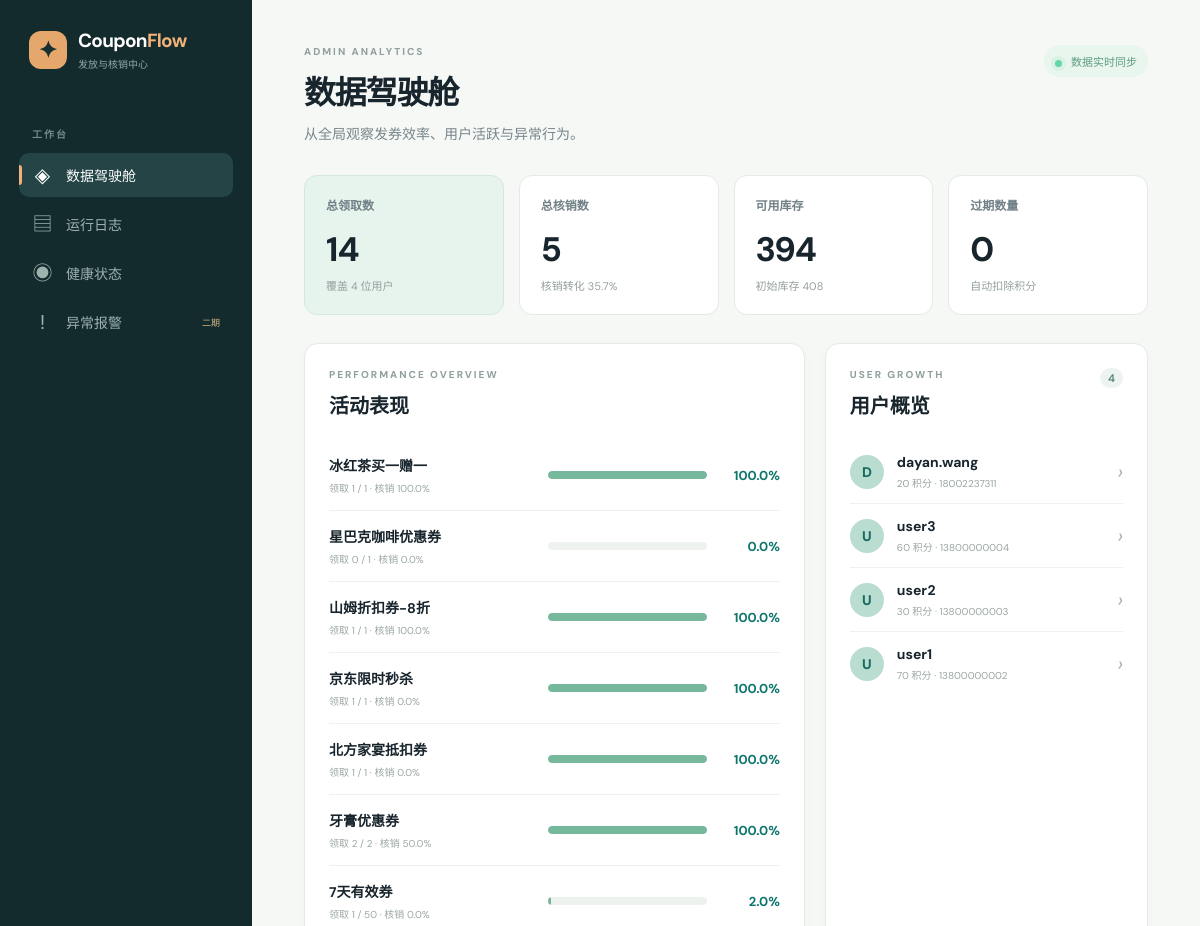
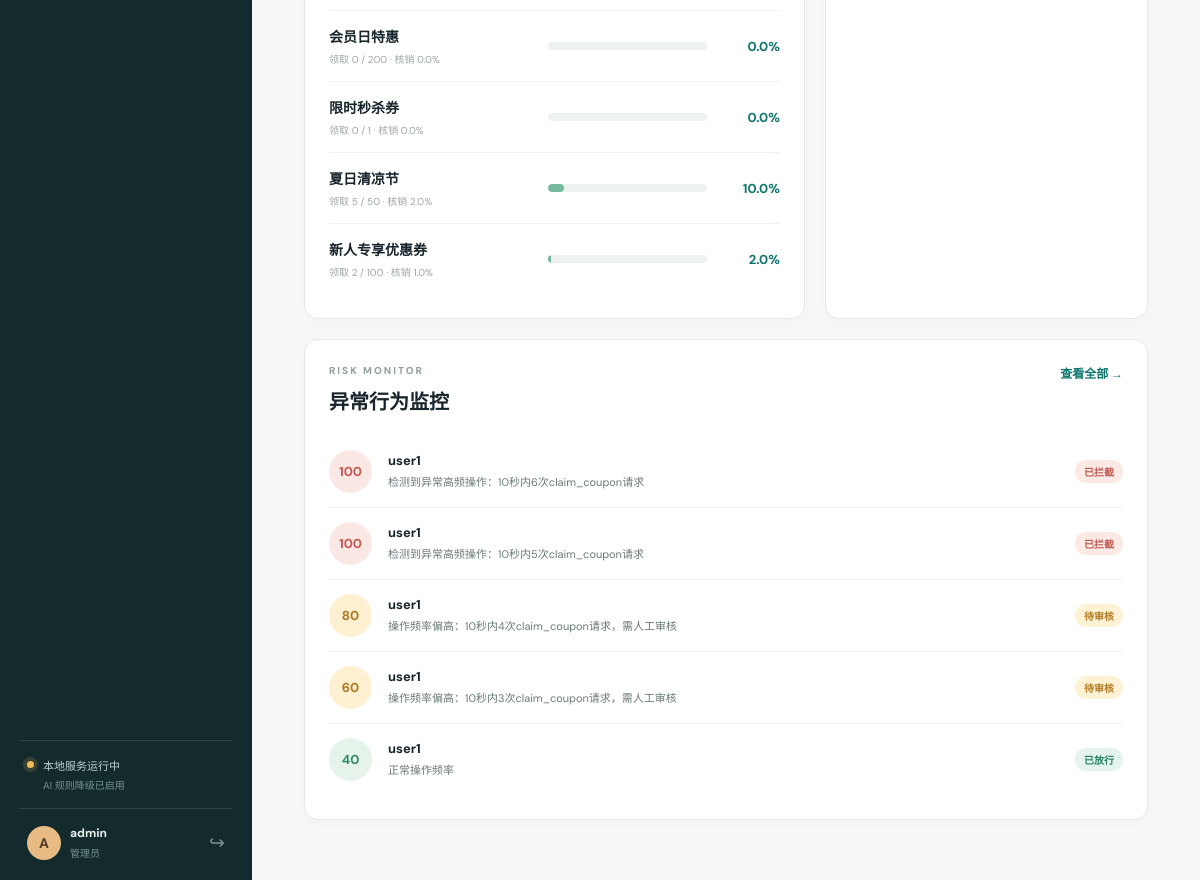
The app's page /admin/dashboard (signed in) with its own data (2 pictures, top to bottom).
### api/app/models/user.py (models this page shows, shortened)
class User(UserMixin, db.Model):
    __tablename__ = "users"
    id = db.Column(db.Integer, primary_key=True)
    username = db.Column(db.String(80), unique=True, nullable=False, index=True)
    password_hash = db.Column(db.String(256), nullable=False)
    role = db.Column(db.String(20), nullable=False, default="user")
    phone = db.Column(db.String(20), default="")
    age = db.Column(db.Integer, nullable=True)
    gender = db.Column(db.String(10), default="")
    hobbies = db.Column(db.String(200), default="")
    occupation = db.Column(db.String(100), default="")
    points = db.Column(db.Integer, default=0)
    last_login = db.Column(db.DateTime, default=datetime.now)
    created_at = db.Column(db.DateTime, default=datetime.now)
    coupons = db.relationship(
        "Coupon", backref="owner", lazy="dynamic", foreign_keys="Coupon.user_id"
    )
    campaign_reservations = db.relationship(
        "CampaignReservation",
        back_populates="user",
        lazy="dynamic",
        cascade="all, delete-orphan",
    )
    @property
    def password(self):
        raise AttributeError("password is not readable")

### api/app/models/campaign.py (models this page shows, shortened)
class Campaign(db.Model):
    __tablename__ = "campaigns"
    id = db.Column(db.Integer, primary_key=True)
    name = db.Column(db.String(200), nullable=False)
    amount = db.Column(db.Float, nullable=False, default=0.0)
    stock = db.Column(db.Integer, nullable=False, default=0)
    initial_stock = db.Column(db.Integer, nullable=False, default=0)
    start_date = db.Column(db.DateTime, nullable=False)
    end_date = db.Column(db.DateTime, nullable=False)
    per_user_limit = db.Column(db.Integer, nullable=False, default=1)
    description = db.Column(db.Text, default="")
    status = db.Column(db.String(20), nullable=False, default="draft")
    is_scheduled = db.Column(db.Boolean, default=False)
    scheduled_time = db.Column(db.DateTime, nullable=True)
    coupon_validity_days = db.Column(db.Integer, nullable=True)
    created_by = db.Column(db.Integer, db.ForeignKey("users.id"), nullable=False)
    created_at = db.Column(db.DateTime, default=datetime.now)
    creator = db.relationship("User", backref="campaigns_created", foreign_keys=[created_by])
    coupons = db.relationship("Coupon", backref="campaign", lazy="dynamic")
    reservations = db.relationship(
        "CampaignReservation",
        back_populates="campaign",
        lazy="dynamic",
        cascade="all, delete-orphan",
    )
    @property
    def claim_rate(self):
        if self.initial_stock == 0:
            return 0.0
        claimed = self.initial_stock - self.stock
        return round(claimed / self.initial_stock * 100, 1)
    @property
    def verify_rate(self):
        if self.initial_stock == 0:
            return 0.0
        verified = self.coupons.filter_by(status="verified").count()
        return round(verified / self.initial_stock * 100, 1)

### api/app/models/risk_log.py (models this page shows, shortened)
class RiskLog(db.Model):
    __tablename__ = "risk_logs"
    id = db.Column(db.Integer, primary_key=True)
    user_id = db.Column(db.Integer, db.ForeignKey("users.id"), nullable=False)
    action = db.Column(db.String(50), nullable=False)
    risk_score = db.Column(db.Float, default=0.0)
    decision = db.Column(db.String(20), nullable=False, default="allow")
    reason = db.Column(db.Text, default="")
    created_at = db.Column(db.DateTime, default=datetime.now)
    user = db.relationship("User", backref="risk_logs", foreign_keys=[user_id])

### api/app/routes/admin.py (the view)
@admin_bp.route("/dashboard")
def dashboard():
    campaigns = Campaign.query.order_by(Campaign.created_at.desc()).all()
    users = User.query.filter_by(role="user").order_by(User.created_at.desc()).all()
    risk_logs = RiskLog.query.order_by(RiskLog.created_at.desc()).limit(12).all()
    total_claimed = Coupon.query.count()
    total_verified = Coupon.query.filter_by(status="verified").count()
    total_expired = Coupon.query.filter_by(status="expired").count()
    total_stock = sum(campaign.stock for campaign in campaigns)
    initial_stock = sum(campaign.initial_stock for campaign in campaigns)
    return render_template(
        "admin/dashboard.html",
        campaigns=campaigns,
        users=users,
        risk_logs=risk_logs,
        total_claimed=total_claimed,
        total_verified=total_verified,
        total_expired=total_expired,
        total_stock=total_stock,
        initial_stock=initial_stock,
    )

### ai/providers/bedrock.py (called while the page is built)
    @property
    def available(self) -> bool:
        if self.config.mock_mode:
            return False
        return bool(self.config.bearer_token or self._runtime_client is not None)

    @property
    def status(self) -> Mapping[str, Any]:
        if self.config.mock_mode:
            mode, label = "fallback", "规则引擎降级"
        elif self.config.bearer_token:
            mode, label = "bedrock_api", "Bedrock API"
        elif self._runtime_client is not None:
            mode, label = "bedrock_sdk", "Bedrock SDK"
        else:
            mode, label = "fallback", "规则引擎降级"
        return {
            "mode": mode,
            "label": label,
            "connected": self.available,
            "model": self.config.model_id,
            "region": self.config.region,
        }

### ai/service.py (called while the page is built)
    @property
    def status(self) -> dict[str, Any]:
        return dict(self.provider.status)

### api/app/__init__.py (called while the page is built)
@login_manager.user_loader
def load_user(user_id):
    from api.app.models import User
    return db.session.get(User, int(user_id))

### api/app/observability.py (called while the page is built)
def sanitize_text(value, max_length=500):
    result = str(value or "")
    for pattern, replacement in _SENSITIVE_PATTERNS:
        result = pattern.sub(replacement, result)
    if len(result) > max_length:
        return result[: max_length - 1] + "…"
    return result

### api/app/routes/admin.py (called while the page is built)
@admin_bp.before_request
@login_required
@admin_required
def before_request():
    pass

### api/app/services/ai_gateway.py (called while the page is built)
    @property
    def status(self):
        return self._service.status

### ui/templates/admin/dashboard.html
{% extends 'base.html' %}{% block title %}数据驾驶舱 · CouponFlow{% endblock %}{% block content %}<header class="page-top"><div><p class="kicker">ADMIN ANALYTICS</p><h1>数据驾驶舱</h1><p>从全局观察发券效率、用户活跃与异常行为。</p></div><span class="scanner-status"><i></i>数据实时同步</span></header><section class="metric-grid"><article class="metric-card accent-card"><small>总领取数</small><strong>{{ total_claimed }}</strong><em>覆盖 {{ users|length }} 位用户</em></article><article class="metric-card"><small>总核销数</small><strong>{{ total_verified }}</strong><em>核销转化 {{ '%.1f'|format(total_verified / total_claimed * 100 if total_claimed else 0) }}%</em></article><article class="metric-card"><small>可用库存</small><strong>{{ total_stock }}</strong><em>初始库存 {{ initial_stock }}</em></article><article class="metric-card"><small>过期数量</small><strong>{{ total_expired }}</strong><em>自动扣除积分</em></article></section><section class="content-grid two-thirds"><div class="panel"><div class="panel-heading"><div><p class="kicker">PERFORMANCE OVERVIEW</p><h2>活动表现</h2></div></div><div class="admin-campaigns">{% for c in campaigns %}<div class="admin-campaign"><div><strong>{{ c.name }}</strong><small>领取 {{ c.initial_stock - c.stock }} / {{ c.initial_stock }} · 核销 {{ c.verify_rate }}%</small></div><div class="admin-bar"><i style="width:{{ c.claim_rate }}%"></i></div><b>{{ c.claim_rate }}%</b></div>{% endfor %}</div></div><div class="panel"><div class="panel-heading"><div><p class="kicker">USER GROWTH</p><h2>用户概览</h2></div><span class="count-chip">{{ users|length }}</span></div><div class="user-list">{% for user in users[:6] %}<div class="user-row"><span class="avatar avatar-user">{{ user.username[:1].upper() }}</span><span><strong>{{ user.username }}</strong><small>{{ user.points }} 积分 · {{ user.phone or '未绑定手机' }}</small></span><i>›</i></div>{% endfor %}</div></div></section><section class="panel"><div class="panel-heading"><div><p class="kicker">RISK MONITOR</p><h2>异常行为监控</h2></div><a class="text-link" href="{{ url_for('operator.risk_logs') }}">查看全部 →</a></div><div class="risk-list compact">{% for log in risk_logs[:5] %}<div class="risk-row"><div class="risk-score score-{{ log.decision }}"><strong>{{ '%.0f'|format(log.risk_score * 100) }}</strong></div><div class="risk-main"><strong>{{ log.user.username }}</strong><p>{{ log.reason }}</p></div><span class="status status-{{ log.decision }}">{{ {'allow':'已放行','block':'已拦截','review':'待审核'}[log.decision] }}</span></div>{% else %}<p class="muted">暂无风控记录，系统运行平稳。</p>{% endfor %}</div></section>{% endblock %}

### ui/templates/base.html (shortened to what this page needs)
<!doctype html>
<html lang="zh-CN">
<head>
  <link rel="stylesheet" href="{{ url_for('static', filename='css/style.css') }}">
</head>
<body>
  <div class="app-shell">
    <aside class="sidebar">
      <a class="brand" href="{{ url_for('auth.index') }}">
        <span class="brand-mark">✦</span>
        <span><strong>Coupon<span>Flow</span></strong><small>发放与核销中心</small></span>
      </a>
      {% if current_user.is_authenticated %}
      <div class="side-label">工作台</div>
      <nav class="side-nav">
        {% if current_user.role == 'operator' %}
          <a href="{{ url_for('operator.dashboard') }}" class="{% if request.endpoint == 'operator.dashboard' %}active{% endif %}"><span>▦</span>活动总览</a>
          <a href="{{ url_for('operator.risk_logs') }}" class="{% if request.endpoint == 'operator.risk_logs' %}active{% endif %}"><span>⌁</span>风控审核{% if pending_risks is defined and pending_risks %}<b class="nav-badge">{{ pending_risks }}</b>{% endif %}</a>
          <a href="{{ url_for('operator.notifications') }}" class="{% if request.endpoint == 'operator.notifications' %}active{% endif %}"><span>◌</span>广播通知</a>
        {% elif current_user.role == 'verifier' %}
          <a href="{{ url_for('verifier.dashboard') }}" class="{% if request.endpoint == 'verifier.dashboard' %}active{% endif %}"><span>⌕</span>现场核销</a>
          <a href="{{ url_for('verifier.history') }}" class="{% if request.endpoint == 'verifier.history' %}active{% endif %}"><span>◷</span>核销记录</a>
        {% elif current_user.role == 'admin' %}
          <a href="{{ url_for('admin_bp.dashboard') }}" class="{% if request.endpoint == 'admin_bp.dashboard' %}active{% endif %}"><span>◈</span>数据驾驶舱</a>
          <a href="{{ url_for('admin_bp.system_logs') }}" class="{% if request.endpoint == 'admin_bp.system_logs' %}active{% endif %}"><span>▤</span>运行日志</a>
          <a href="{{ url_for('admin_bp.system_health') }}" class="{% if request.endpoint == 'admin_bp.system_health' %}active{% endif %}"><span>◉</span>健康状态</a>
          <a href="{{ url_for('admin_bp.system_alerts') }}" class="{% if request.endpoint == 'admin_bp.system_alerts' %}active{% endif %}"><span>!</span>异常报警<small class="nav-phase">二期</small></a>
        {% endif %}
      </nav>
      <div class="sidebar-bottom">
        <div class="local-status"><i class="status-dot {{ 'connected' if ai_status.connected else 'fallback' }}"></i><span>{% if ai_status.connected %}{{ ai_status.label }} 已连接<small>{{ ai_status.model }} · {{ ai_status.region }}</small>{% else %}本地服务运行中<small>AI 规则降级已启用</small>{% endif %}</span></div>
        <div class="profile-mini"><span class="avatar">{{ current_user.username[:1].upper() }}</span><span><strong>{{ current_user.username }}</strong><small>{{ {'operator':'运营人员','user':'普通用户','verifier':'核销人员','admin':'管理员'}[current_user.role] }}</small></span><a href="{{ url_for('auth.logout') }}" title="退出登录">↪</a></div>
      </div>
      {% endif %}
    </aside>
    <main class="main-content">
      {% block content %}{% endblock %}
    </main>
  </div>
</body>
</html>

### records on screen
User: username "A", username "admin", role "管理员"
Campaign: name "冰红茶买一赠一", c.initial_stock-c.stock "1", initial_stock "1", verify_rate "100.0", claim_rate "100.0"
Campaign: name "星巴克咖啡优惠券", c.initial_stock-c.stock "0", initial_stock "1", verify_rate "0.0", claim_rate "0.0"
Campaign: name "山姆折扣券-8折", c.initial_stock-c.stock "1", initial_stock "1", verify_rate "100.0", claim_rate "100.0"
Campaign: name "京东限时秒杀", c.initial_stock-c.stock "1", initial_stock "1", verify_rate "0.0", claim_rate "100.0"
Campaign: name "北方家宴抵扣券", c.initial_stock-c.stock "1", initial_stock "1", verify_rate "0.0", claim_rate "100.0"
Campaign: name "牙膏优惠券", c.initial_stock-c.stock "2", initial_stock "2", verify_rate "50.0", claim_rate "100.0"
Campaign: name "7天有效券", c.initial_stock-c.stock "1", initial_stock "50", verify_rate "0.0", claim_rate "2.0"
Campaign: name "会员日特惠", c.initial_stock-c.stock "0", initial_stock "200", verify_rate "0.0", claim_rate "0.0"
Campaign: name "限时秒杀券", c.initial_stock-c.stock "0", initial_stock "1", verify_rate "0.0", claim_rate "0.0"
Campaign: name "夏日清凉节", c.initial_stock-c.stock "5", initial_stock "50", verify_rate "2.0", claim_rate "10.0"
Campaign: name "新人专享优惠券", c.initial_stock-c.stock "2", initial_stock "100", verify_rate "1.0", claim_rate "2.0"
User: username "D", username "dayan.wang", points "20", phone "18002237311"
User: username "U", username "user3", points "60", phone "13800000004"
User: username "U", username "user2", points "30", phone "13800000003"
User: username "U", username "user1", points "70", phone "13800000002"
RiskLog: log.risk_score*100 "100", user.username "user1", reason "检测到异常高频操作：10秒内6次claim_coupon请求", decision "已拦截"
RiskLog: log.risk_score*100 "100", user.username "user1", reason "检测到异常高频操作：10秒内5次claim_coupon请求", decision "已拦截"
RiskLog: log.risk_score*100 "80", user.username "user1", reason "操作频率偏高：10秒内4次claim_coupon请求，需人工审核", decision "待审核"
RiskLog: log.risk_score*100 "60", user.username "user1", reason "操作频率偏高：10秒内3次claim_coupon请求，需人工审核", decision "待审核"
RiskLog: log.risk_score*100 "40", user.username "user1", reason "正常操作频率", decision "已放行"

### other values on screen
{{ total_claimed }} "14"
{{ users|length }} "4"
{{ total_verified }} "5"
{{ total_stock }} "394"
{{ initial_stock }} "408"
{{ total_expired }} "0"
